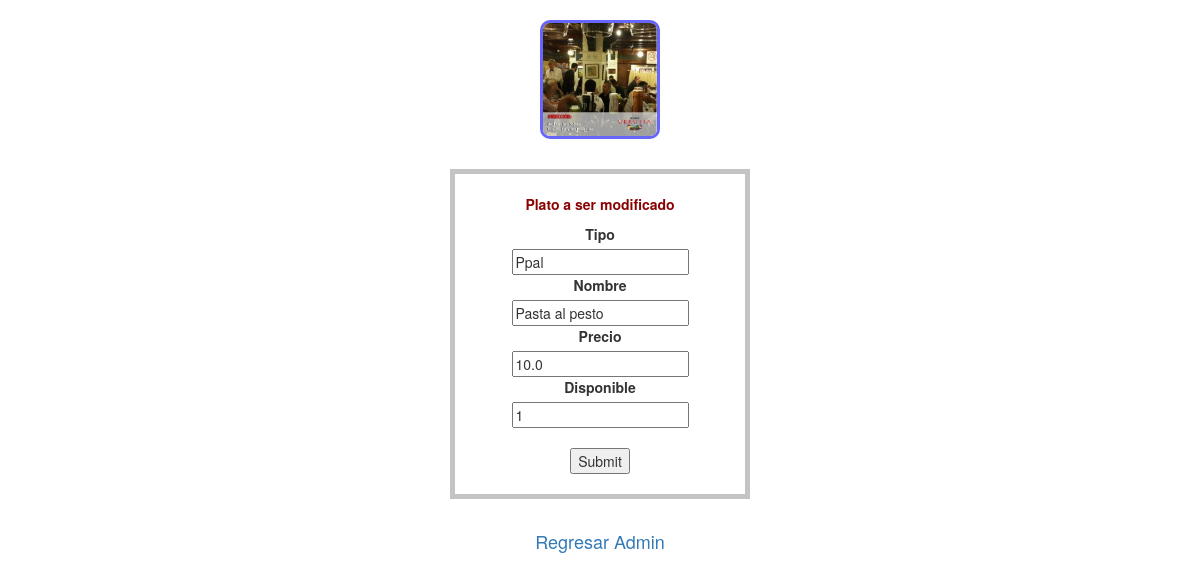
Page /foods_reg_update/3 on the committed database.
### app_Foods/flask_app.py (models this page shows)
class Plato(db.Model):
    id         = db.Column(db.Integer, primary_key=True)
    tipo       = db.Column(db.String(10), nullable=False)
    nombre     = db.Column(db.String(30), nullable=False)
    precio     = db.Column(db.Float, nullable=False)
    disp       = db.Column(db.Integer, nullable=False, default=1)

### app_Foods/flask_app.py (the view, shortened to what this page needs)
@app.route('/foods_reg_update/<string:uid>', methods=['POST','GET'])
def foods_reg_update(uid):
    plato = Plato.query.get(uid)
    return render_template('foods_reg_update.html', plato=plato)

### app_Foods/templates/foods_reg_update.html
{% extends 'foods-layout-admin.html' %}
{% block body %}
    <div class="jumbtron text-center disp-row-cent">
        <img src="/static/img/urrutia.jpg" style="margin-top:20px;border-radius: 10px; border:3px solid rgb(102, 102, 250)" alt="urrutia-01" width="120"/>
        <div class="disp-row-cent" style="width:300px; text-align: center; margin:auto; margin-top: 30px; padding: 20px; border:5px solid rgb(197, 196, 196)">
            <p style="color:rgb(138, 2, 2)"><b>Plato a ser modificado</b></p>
            <form action="{{url_for('foods_reg_update',uid=plato.id)}}" method="POST">
                <label for="fTipo">Tipo</label><br>
                <input type="text" id="fTipo" name="fTipo" value="{{ plato.tipo }}"><br>
                <label for="fNombre">Nombre</label><br>
                <input type="text" id="fNombre" name="fNombre" value="{{ plato.nombre }}"><br>
                <label for="fPrecio">Precio</label><br>
                <input type="text" id="fPrecio" name="fPrecio" value="{{ plato.precio }}"><br>
                <label for="fDisp">Disponible</label><br>
                <input type="text" id="fDisp" name="fDisp" value="{{ plato.disp }}"><br><br>
                <input type="submit" value="Submit">
              </form>
        </div>
        <div class="disp-row-cent" style="margin-top:30px; font-size:18px; color:gray;">
            <a href="/foods_home_admin">Regresar Admin</a>
        </div>
    </div>
{% endblock %}

### rows in the picture
Plato: fTipo "Ppal", fNombre "Pasta al pesto", fPrecio "10.0", fDisp "1"
